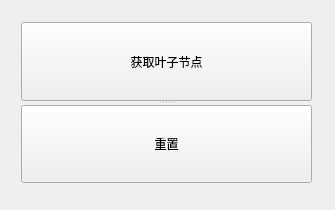
<?xml version="1.0" encoding="UTF-8"?>
<ui version="4.0">
 <class>GraphUI</class>
 <widget class="QWidget" name="GraphUI">
  <property name="geometry">
   <rect>
    <x>0</x>
    <y>0</y>
    <width>335</width>
    <height>210</height>
   </rect>
  </property>
  <property name="windowTitle">
   <string>GraphUI</string>
  </property>
  <widget class="QSplitter" name="splitter">
   <property name="geometry">
    <rect>
     <x>21</x>
     <y>22</y>
     <width>291</width>
     <height>161</height>
    </rect>
   </property>
   <property name="orientation">
    <enum>Qt::Vertical</enum>
   </property>
   <widget class="QPushButton" name="leafNodeButton">
    <property name="text">
     <string>获取叶子节点</string>
    </property>
   </widget>
   <widget class="QPushButton" name="ResetpushButton">
    <property name="text">
     <string>重置</string>
    </property>
   </widget>
  </widget>
 </widget>
 <layoutdefault spacing="6" margin="11"/>
 <resources/>
 <connections>
  <connection>
   <sender>ResetpushButton</sender>
   <signal>clicked()</signal>
   <receiver>GraphUI</receiver>
   <slot>on_reset_btn_clicked()</slot>
   <hints>
    <hint type="sourcelabel">
     <x>185</x>
     <y>267</y>
    </hint>
    <hint type="destinationlabel">
     <x>239</x>
     <y>294</y>
    </hint>
   </hints>
  </connection>
  <connection>
   <sender>leafNodeButton</sender>
   <signal>clicked()</signal>
   <receiver>GraphUI</receiver>
   <slot>on_leafNode_btn_clicked()</slot>
   <hints>
    <hint type="sourcelabel">
     <x>354</x>
     <y>170</y>
    </hint>
    <hint type="destinationlabel">
     <x>439</x>
     <y>181</y>
    </hint>
   </hints>
  </connection>
 </connections>
 <slots>
  <slot>on_bfs_btn_clicked()</slot>
  <slot>on_dfs_btn_clicked()</slot>
  <slot>on_prim_btn_clicked()</slot>
  <slot>on_kruskal_btn_clicked()</slot>
  <slot>on_dijkstra_btn_clicked()</slot>
  <slot>on_topologicalSorting_btn_clicked()</slot>
  <slot>on_outPut_btn_clicked()</slot>
  <slot>on_reset_btn_clicked()</slot>
  <slot>on_leafNode_btn_clicked()</slot>
 </slots>
</ui>
